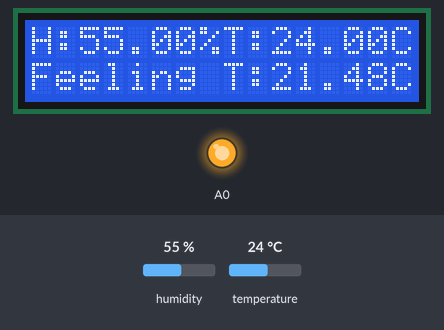
The sketch below on a simulated Arduino Uno, built with avr-gcc and run on an emulated ATmega328P. Parts: 16×2 character LCD, output pins drawn as LEDs (lit = HIGH). The test bench sets the inputs (shaded band); at power-on: humidity 55 %, temperature 24 °C. What the sketch prints to the serial monitor is not drawn.

Above: at 1.2 s.
1.3 s: humidity set to 22 %
At 10.4 s:
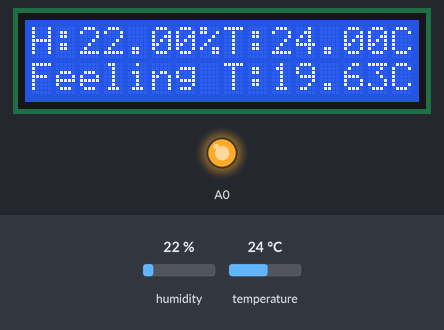
11.5 s: temperature set to 12 °C
At 20.8 s:
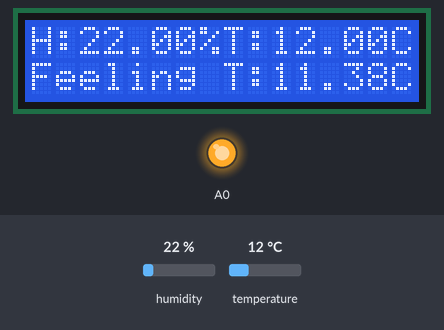
21.5 s: humidity set to 40 %
At 31.3 s:
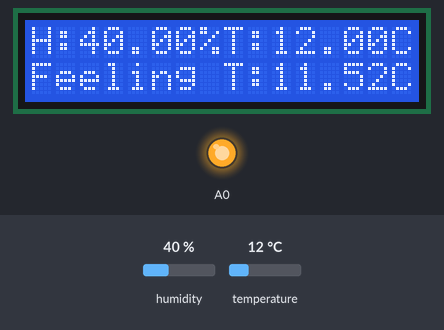
31.6 s: temperature set to 19 °C
At 40.5 s:
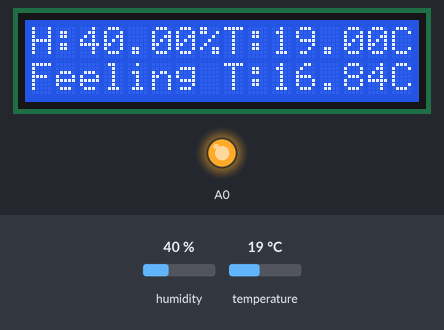
Timing chart, 0 to 42.0 s (numbered marks = the images above; inputs shaded):
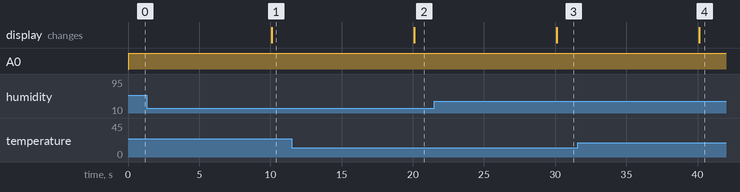

Measured:
- after the input at 1.3 s, the display: changes after 8.8 s (image 1)
- after the input at 11.5 s, the display: changes after 8.6 s (image 2)
- after the input at 21.5 s, the display: changes after 8.6 s (image 3)
- after the input at 31.6 s, the display: changes after 8.5 s (image 4)

The sketch:

sketch-termometr.ino
```cpp
/*
VSS -> GND
VDD -> +5v
V0 -> al potenziometr
RS -> Arduino D2
R/W -> GND
E -> Arduino D3
D0 -> N/C
D1 -> N/C
D2 -> N/C
D3 -> N/C
D4 -> Arduino D4
D5 -> Arduino D5
D6 -> Arduino D6
D7 -> Arduino D57
A -> Arduino A0
K -> GND*/

#include <DHT.h>
#include <DHT_U.h>
#include <LiquidCrystal.h>
#define DHTPIN 9
#define DHTTYPE DHT21
float hum;
float temp;
float te;
DHT dht(DHTPIN, DHTTYPE);
// LiquidCrystal(rs, enable, d4, d5, d6, d7)
LiquidCrystal lcd(2, 3, 4, 5, 6, 7);

void setup() {

  Serial.begin(9600);
  dht.begin();
  pinMode(A0, OUTPUT);
  lcd.begin(16, 2);
}

void loop() {
  digitalWrite(A0, HIGH);

  hum = dht.readHumidity();
  temp= dht.readTemperature();
  te=temp-0.4*(temp-10)*(1-(hum/100));

  Serial.print("Humidity: ");
  Serial.print(hum);
  Serial.print("%,  Temperature: ");
  Serial.print(temp);
  Serial.println(" Celsius");

  // cursore position (col, row)
  lcd.setCursor(0, 0);
  lcd.print("H:");
  lcd.print(hum);
  lcd.print("%");
  lcd.print("T:");
  lcd.print(temp);
  lcd.print("C");

  lcd.setCursor(0, 1);
  lcd.print("Feeling T:");
  lcd.print(te);
  lcd.print("C");

  delay(10000);
}
```
